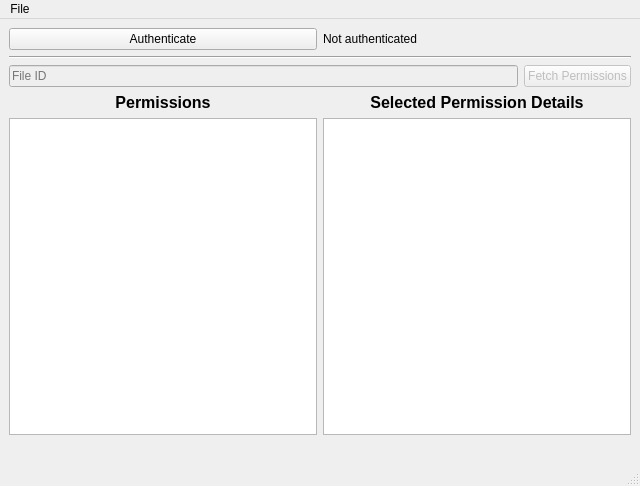
<?xml version="1.0" encoding="UTF-8"?>
<ui version="4.0">
 <class>MainWindow</class>
 <widget class="QMainWindow" name="MainWindow">
  <property name="geometry">
   <rect>
    <x>0</x>
    <y>0</y>
    <width>640</width>
    <height>486</height>
   </rect>
  </property>
  <property name="windowTitle">
   <string>MainWindow</string>
  </property>
  <widget class="QWidget" name="centralwidget">
   <layout class="QVBoxLayout" name="verticalLayout">
    <item>
     <layout class="QHBoxLayout" name="authLayout">
      <item>
       <widget class="QPushButton" name="authButton">
        <property name="text">
         <string>Authenticate</string>
        </property>
       </widget>
      </item>
      <item>
       <widget class="QLabel" name="authStatusLabel">
        <property name="text">
         <string>Not authenticated</string>
        </property>
       </widget>
      </item>
     </layout>
    </item>
    <item>
     <widget class="Line" name="line">
      <property name="orientation">
       <enum>Qt::Horizontal</enum>
      </property>
     </widget>
    </item>
    <item>
     <layout class="QHBoxLayout" name="getPermissionsLayout">
      <item>
       <widget class="QLineEdit" name="fileIdEdit">
        <property name="enabled">
         <bool>false</bool>
        </property>
        <property name="placeholderText">
         <string>File ID</string>
        </property>
       </widget>
      </item>
      <item>
       <widget class="QPushButton" name="getPermissionsButton">
        <property name="enabled">
         <bool>false</bool>
        </property>
        <property name="text">
         <string>Fetch Permissions</string>
        </property>
       </widget>
      </item>
     </layout>
    </item>
    <item>
     <layout class="QHBoxLayout" name="permissionsLayout">
      <item>
       <layout class="QVBoxLayout" name="permissionsListLayout">
        <item>
         <widget class="QLabel" name="label_2">
          <property name="font">
           <font>
            <pointsize>12</pointsize>
            <weight>75</weight>
            <bold>true</bold>
           </font>
          </property>
          <property name="layoutDirection">
           <enum>Qt::RightToLeft</enum>
          </property>
          <property name="text">
           <string>Permissions</string>
          </property>
          <property name="alignment">
           <set>Qt::AlignCenter</set>
          </property>
         </widget>
        </item>
        <item>
         <widget class="QListWidget" name="permissionsList"/>
        </item>
       </layout>
      </item>
      <item>
       <layout class="QVBoxLayout" name="permissionDetailsLayout">
        <item>
         <widget class="QLabel" name="label">
          <property name="font">
           <font>
            <pointsize>12</pointsize>
            <weight>75</weight>
            <bold>true</bold>
           </font>
          </property>
          <property name="layoutDirection">
           <enum>Qt::RightToLeft</enum>
          </property>
          <property name="text">
           <string>Selected Permission Details</string>
          </property>
          <property name="alignment">
           <set>Qt::AlignCenter</set>
          </property>
         </widget>
        </item>
        <item>
         <widget class="QListWidget" name="permissionDetailsList"/>
        </item>
       </layout>
      </item>
     </layout>
    </item>
    <item>
     <widget class="QLabel" name="errorLabel">
      <property name="text">
       <string/>
      </property>
      <property name="wordWrap">
       <bool>true</bool>
      </property>
     </widget>
    </item>
   </layout>
  </widget>
  <widget class="QMenuBar" name="menubar">
   <property name="geometry">
    <rect>
     <x>0</x>
     <y>0</y>
     <width>640</width>
     <height>30</height>
    </rect>
   </property>
   <widget class="QMenu" name="menuFile">
    <property name="title">
     <string>File</string>
    </property>
    <addaction name="actionQuit"/>
   </widget>
   <addaction name="menuFile"/>
  </widget>
  <widget class="QStatusBar" name="statusbar"/>
  <action name="actionQuit">
   <property name="text">
    <string comment="Action that quits the application">Quit</string>
   </property>
  </action>
 </widget>
 <resources/>
 <connections>
  <connection>
   <sender>actionQuit</sender>
   <signal>activated()</signal>
   <receiver>MainWindow</receiver>
   <slot>close()</slot>
   <hints>
    <hint type="sourcelabel">
     <x>-1</x>
     <y>-1</y>
    </hint>
    <hint type="destinationlabel">
     <x>319</x>
     <y>206</y>
    </hint>
   </hints>
  </connection>
 </connections>
</ui>
